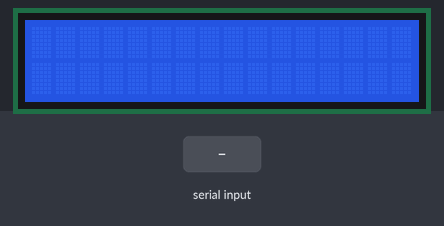
The sketch below on a simulated Arduino Uno, built with avr-gcc and run on an emulated ATmega328P. Shown: 16×2 character LCD. Inputs (shaded band) come from the test bench.

Above: at 1.2 s.
1.3 s: "1" received over Serial
At 2.4 s:
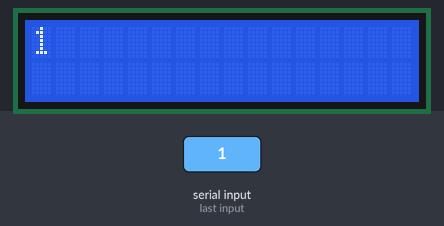
3.3 s: "0" received over Serial
At 5.0 s:
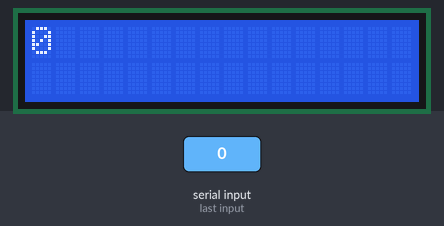
5.3 s: "2" received over Serial
At 6.7 s:
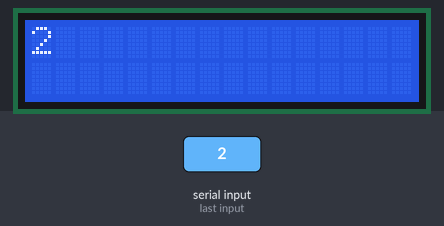
Timing chart, 0 to 8.3 s (numbered marks = the images above; inputs shaded):
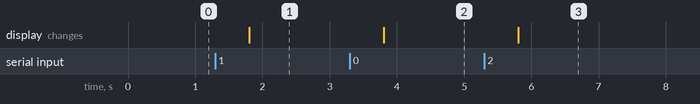

The sketch:

pantalla_lcd.ino
```cpp
#include <LiquidCrystal.h>

const int rs = 8, en = 9, d4 = 5, d5 = 4, d6 = 3, d7 = 2;

int del = 500;

LiquidCrystal lcd(rs, en, d4, d5, d6, d7);

void setup(){
  lcd.begin(16, 2);
  Serial.begin(9600);
}

void loop(){

  if(Serial.available()){
    delay(del);
    lcd.clear();
    while (Serial.available() > 0) {
      lcd.write(Serial.read());
    }
  }
}
```

Measured:
- after the input at 1.3 s, the display: changes after 0.50 s (image 1)
- after the input at 3.3 s, the display: changes after 0.50 s (image 2)
- after the input at 5.3 s, the display: changes after 0.50 s (image 3)
